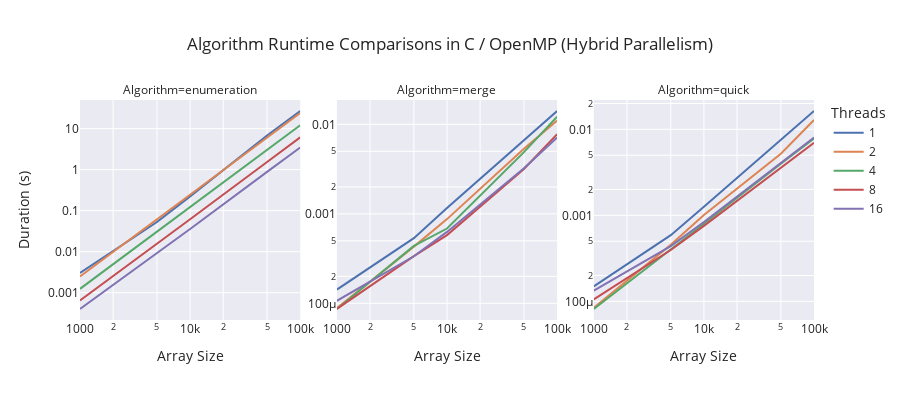
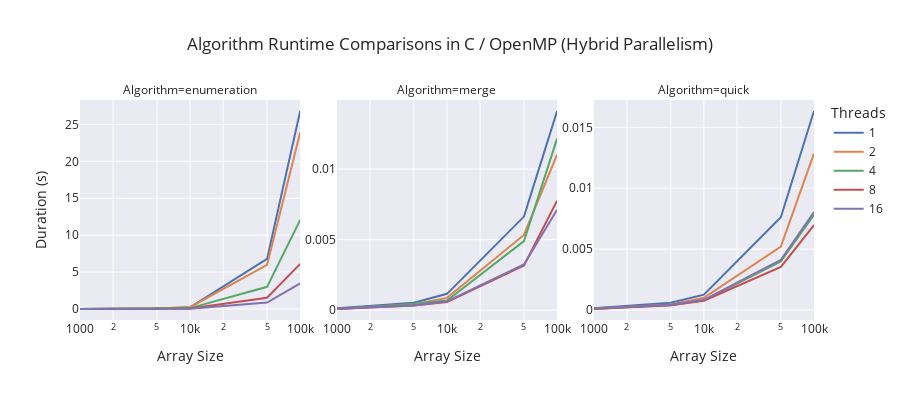
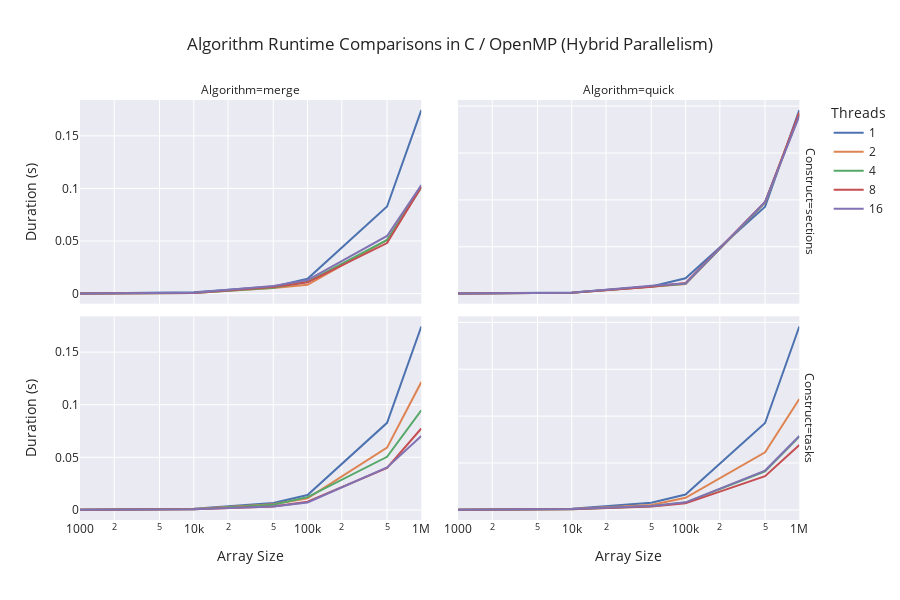

These figures' notebook cell, in order:
### Code cell
# log-log plot for all algorithms
fig = px.line(
    df.loc[
        (df['Construct'] != 'sections') &
        (df['Size'] <= 100000)
    ],
    x='Size', y='Duration', color='Threads',
    facet_col='Algorithm', facet_col_wrap=3,
    facet_col_spacing=0.05,
    template='seaborn',
    log_x=True,
    log_y=True,
    title=f'Algorithm Runtime Comparisons in C / OpenMP ({if_cutoff})',
    height=400,
    labels={
        "Duration": "Duration (s)",
        "Size": "Array Size",
     },
)

fig.update_yaxes(matches=None)
fig.update_yaxes(showticklabels=True, col=2) # assuming second facet
fig.update_yaxes(showticklabels=True, col=3) # assuming third facet
fig.show()

# log-linear plot for all algorithms
fig = px.line(
    df.loc[
        (df['Construct'] != 'sections') &
        (df['Size'] <= 100000)
    ],
    x='Size', y='Duration', color='Threads',
    facet_col='Algorithm', facet_col_wrap=3,
    facet_col_spacing=0.05,
    template='seaborn',
    log_x=True,
#     log_y=True,
    title=f'Algorithm Runtime Comparisons in C / OpenMP ({if_cutoff})',
    height=400,
    labels={
        "Duration": "Duration (s)",
        "Size": "Array Size",
     },
)

# plots for sections/tasks for quick/merge sort
fig.update_yaxes(matches=None)
fig.update_yaxes(showticklabels=True, col=2) # assuming second facet
fig.update_yaxes(showticklabels=True, col=3) # assuming third facet
fig.show()

fig = px.line(
    df.loc[df.Algorithm != 'enumeration'],
    x='Size', y='Duration', color='Threads',
    facet_col='Algorithm', facet_col_wrap=2,
    facet_col_spacing=0.05,
    facet_row='Construct',
    template='seaborn',
    log_x=True,
#     log_y=True,
    title=f'Algorithm Runtime Comparisons in C / OpenMP ({if_cutoff})',
    height=600,
    labels={
        "Duration": "Duration (s)",
        "Size": "Array Size",
     },
)

fig.update_yaxes(matches=None)
# fig.update_yaxes(showticklabels=True, col=2) # assuming second facet
fig.show()

### Figure 1 — Plotly figure (JSON) as saved in the notebook; plotly's stock layout.template omitted (floating-point values rounded to 4 significant figures)
{"data": [{"hovertemplate": "Threads=1<br>Algorithm=enumeration<br>Array Size=%{x}<br>Duration (s)=%{y}<extra></extra>", "legendgroup": "1", "line": {"color": "rgb(76,114,176)", "dash": "solid"}, "mode": "lines", "name": "1", "orientation": "v", "showlegend": true, "type": "scatter", "x": [1000, 5000, 10000, 50000, 100000], "xaxis": "x", "y": [0.003027, 0.05277, 0.2223, 6.792, 26.83], "yaxis": "y"}, {"hovertemplate": "Threads=1<br>Algorithm=merge<br>Array Size=%{x}<br>Duration (s)=%{y}<extra></extra>", "legendgroup": "1", "line": {"color": "rgb(76,114,176)", "dash": "solid"}, "mode": "lines", "name": "1", "orientation": "v", "showlegend": false, "type": "scatter", "x": [1000, 5000, 10000, 50000, 100000], "xaxis": "x2", "y": [0.0001424, 0.0005351, 0.00116, 0.006633, 0.01411], "yaxis": "y2"}, {"hovertemplate": "Threads=1<br>Algorithm=quick<br>Array Size=%{x}<br>Duration (s)=%{y}<extra></extra>", "legendgroup": "1", "line": {"color": "rgb(76,114,176)", "dash": "solid"}, "mode": "lines", "name": "1", "orientation": "v", "showlegend": false, "type": "scatter", "x": [1000, 5000, 10000, 50000, 100000], "xaxis": "x3", "y": [0.0001493, 0.0005887, 0.001257, 0.007615, 0.01635], "yaxis": "y3"}, {"hovertemplate": "Threads=2<br>Algorithm=enumeration<br>Array Size=%{x}<br>Duration (s)=%{y}<extra></extra>", "legendgroup": "2", "line": {"color": "rgb(221,132,82)", "dash": "solid"}, "mode": "lines", "name": "2", "orientation": "v", "showlegend": true, "type": "scatter", "x": [1000, 5000, 10000, 50000, 100000], "xaxis": "x", "y": [0.002467, 0.06016, 0.2401, 5.973, 23.93], "yaxis": "y"}, {"hovertemplate": "Threads=2<br>Algorithm=merge<br>Array Size=%{x}<br>Duration (s)=%{y}<extra></extra>", "legendgroup": "2", "line": {"color": "rgb(221,132,82)", "dash": "solid"}, "mode": "lines", "name": "2", "orientation": "v", "showlegend": false, "type": "scatter", "x": [1000, 5000, 10000, 50000, 100000], "xaxis": "x2", "y": [8.816e-05, 0.0004303, 0.0008731, 0.005333, 0.01102], "yaxis": "y2"}, {"hovertemplate": "Threads=2<br>Algorithm=quick<br>Array Size=%{x}<br>Duration (s)=%{y}<extra></extra>", "legendgroup": "2", "line": {"color": "rgb(221,132,82)", "dash": "solid"}, "mode": "lines", "name": "2", "orientation": "v", "showlegend": false, "type": "scatter", "x": [1000, 5000, 10000, 50000, 100000], "xaxis": "x3", "y": [8.404e-05, 0.0004543, 0.001008, 0.00521, 0.01286], "yaxis": "y3"}, {"hovertemplate": "Threads=4<br>Algorithm=enumeration<br>Array Size=%{x}<br>Duration (s)=%{y}<extra></extra>", "legendgroup": "4", "line": {"color": "rgb(85,168,104)", "dash": "solid"}, "mode": "lines", "name": "4", "orientation": "v", "showlegend": true, "type": "scatter", "x": [1000, 5000, 10000, 50000, 100000], "xaxis": "x", "y": [0.001239, 0.03018, 0.1216, 3.006, 12.06], "yaxis": "y"}, {"hovertemplate": "Threads=4<br>Algorithm=merge<br>Array Size=%{x}<br>Duration (s)=%{y}<extra></extra>", "legendgroup": "4", "line": {"color": "rgb(85,168,104)", "dash": "solid"}, "mode": "lines", "name": "4", "orientation": "v", "showlegend": false, "type": "scatter", "x": [1000, 5000, 10000, 50000, 100000], "xaxis": "x2", "y": [8.636e-05, 0.000438, 0.0006853, 0.004892, 0.01216], "yaxis": "y2"}, {"hovertemplate": "Threads=4<br>Algorithm=quick<br>Array Size=%{x}<br>Duration (s)=%{y}<extra></extra>", "legendgroup": "4", "line": {"color": "rgb(85,168,104)", "dash": "solid"}, "mode": "lines", "name": "4", "orientation": "v", "showlegend": false, "type": "scatter", "x": [1000, 5000, 10000, 50000, 100000], "xaxis": "x3", "y": [8.154e-05, 0.0003962, 0.0007983, 0.003991, 0.007813], "yaxis": "y3"}, {"hovertemplate": "Threads=8<br>Algorithm=enumeration<br>Array Size=%{x}<br>Duration (s)=%{y}<extra></extra>", "legendgroup": "8", "line": {"color": "rgb(196,78,82)", "dash": "solid"}, "mode": "lines", "name": "8", "orientation": "v", "showlegend": true, "type": "scatter", "x": [1000, 5000, 10000, 50000, 100000], "xaxis": "x", "y": [0.0006445, 0.01538, 0.0614, 1.532, 6.116], "yaxis": "y"}, {"hovertemplate": "Threads=8<br>Algorithm=merge<br>Array Size=%{x}<br>Duration (s)=%{y}<extra></extra>", "legendgroup": "8", "line": {"color": "rgb(196,78,82)", "dash": "solid"}, "mode": "lines", "name": "8", "orientation": "v", "showlegend": false, "type": "scatter", "x": [1000, 5000, 10000, 50000, 100000], "xaxis": "x2", "y": [8.667e-05, 0.0003371, 0.0005787, 0.003167, 0.007759], "yaxis": "y2"}, {"hovertemplate": "Threads=8<br>Algorithm=quick<br>Array Size=%{x}<br>Duration (s)=%{y}<extra></extra>", "legendgroup": "8", "line": {"color": "rgb(196,78,82)", "dash": "solid"}, "mode": "lines", "name": "8", "orientation": "v", "showlegend": false, "type": "scatter", "x": [1000, 5000, 10000, 50000, 100000], "xaxis": "x3", "y": [0.0001054, 0.0003957, 0.0007558, 0.00354, 0.006974], "yaxis": "y3"}, {"hovertemplate": "Threads=16<br>Algorithm=enumeration<br>Array Size=%{x}<br>Duration (s)=%{y}<extra></extra>", "legendgroup": "16", "line": {"color": "rgb(129,114,179)", "dash": "solid"}, "mode": "lines", "name": "16", "orientation": "v", "showlegend": true, "type": "scatter", "x": [1000, 5000, 10000, 50000, 100000], "xaxis": "x", "y": [0.0003995, 0.008908, 0.03554, 0.8777, 3.459], "yaxis": "y"}, {"hovertemplate": "Threads=16<br>Algorithm=merge<br>Array Size=%{x}<br>Duration (s)=%{y}<extra></extra>", "legendgroup": "16", "line": {"color": "rgb(129,114,179)", "dash": "solid"}, "mode": "lines", "name": "16", "orientation": "v", "showlegend": false, "type": "scatter", "x": [1000, 5000, 10000, 50000, 100000], "xaxis": "x2", "y": [0.0001067, 0.0003355, 0.0006278, 0.003238, 0.007116], "yaxis": "y2"}, {"hovertemplate": "Threads=16<br>Algorithm=quick<br>Array Size=%{x}<br>Duration (s)=%{y}<extra></extra>", "legendgroup": "16", "line": {"color": "rgb(129,114,179)", "dash": "solid"}, "mode": "lines", "name": "16", "orientation": "v", "showlegend": false, "type": "scatter", "x": [1000, 5000, 10000, 50000, 100000], "xaxis": "x3", "y": [0.000133, 0.000439, 0.0008376, 0.004121, 0.008051], "yaxis": "y3"}], "layout": {"annotations": [{"font": {}, "showarrow": false, "text": "Algorithm=enumeration", "x": 0.15, "xanchor": "center", "xref": "paper", "y": 1, "yanchor": "bottom", "yref": "paper"}, {"font": {}, "showarrow": false, "text": "Algorithm=merge", "x": 0.5, "xanchor": "center", "xref": "paper", "y": 1, "yanchor": "bottom", "yref": "paper"}, {"font": {}, "showarrow": false, "text": "Algorithm=quick", "x": 0.85, "xanchor": "center", "xref": "paper", "y": 1, "yanchor": "bottom", "yref": "paper"}], "height": 400, "legend": {"title": {"text": "Threads"}, "tracegroupgap": 0}, "title": {"text": "Algorithm Runtime Comparisons in C / OpenMP (Hybrid Parallelism)"}, "xaxis": {"anchor": "y", "domain": [0, 0.3], "title": {"text": "Array Size"}, "type": "log"}, "xaxis2": {"anchor": "y2", "domain": [0.35, 0.65], "matches": "x", "title": {"text": "Array Size"}, "type": "log"}, "xaxis3": {"anchor": "y3", "domain": [0.7, 1], "matches": "x", "title": {"text": "Array Size"}, "type": "log"}, "yaxis": {"anchor": "x", "domain": [0, 1], "title": {"text": "Duration (s)"}, "type": "log"}, "yaxis2": {"anchor": "x2", "domain": [0, 1], "showticklabels": true, "type": "log"}, "yaxis3": {"anchor": "x3", "domain": [0, 1], "showticklabels": true, "type": "log"}}}

### Figure 2 — Plotly figure (JSON) as saved in the notebook; plotly's stock layout.template omitted (floating-point values rounded to 4 significant figures)
{"data": [{"hovertemplate": "Threads=1<br>Algorithm=enumeration<br>Array Size=%{x}<br>Duration (s)=%{y}<extra></extra>", "legendgroup": "1", "line": {"color": "rgb(76,114,176)", "dash": "solid"}, "mode": "lines", "name": "1", "orientation": "v", "showlegend": true, "type": "scatter", "x": [1000, 5000, 10000, 50000, 100000], "xaxis": "x", "y": [0.003027, 0.05277, 0.2223, 6.792, 26.83], "yaxis": "y"}, {"hovertemplate": "Threads=1<br>Algorithm=merge<br>Array Size=%{x}<br>Duration (s)=%{y}<extra></extra>", "legendgroup": "1", "line": {"color": "rgb(76,114,176)", "dash": "solid"}, "mode": "lines", "name": "1", "orientation": "v", "showlegend": false, "type": "scatter", "x": [1000, 5000, 10000, 50000, 100000], "xaxis": "x2", "y": [0.0001424, 0.0005351, 0.00116, 0.006633, 0.01411], "yaxis": "y2"}, {"hovertemplate": "Threads=1<br>Algorithm=quick<br>Array Size=%{x}<br>Duration (s)=%{y}<extra></extra>", "legendgroup": "1", "line": {"color": "rgb(76,114,176)", "dash": "solid"}, "mode": "lines", "name": "1", "orientation": "v", "showlegend": false, "type": "scatter", "x": [1000, 5000, 10000, 50000, 100000], "xaxis": "x3", "y": [0.0001493, 0.0005887, 0.001257, 0.007615, 0.01635], "yaxis": "y3"}, {"hovertemplate": "Threads=2<br>Algorithm=enumeration<br>Array Size=%{x}<br>Duration (s)=%{y}<extra></extra>", "legendgroup": "2", "line": {"color": "rgb(221,132,82)", "dash": "solid"}, "mode": "lines", "name": "2", "orientation": "v", "showlegend": true, "type": "scatter", "x": [1000, 5000, 10000, 50000, 100000], "xaxis": "x", "y": [0.002467, 0.06016, 0.2401, 5.973, 23.93], "yaxis": "y"}, {"hovertemplate": "Threads=2<br>Algorithm=merge<br>Array Size=%{x}<br>Duration (s)=%{y}<extra></extra>", "legendgroup": "2", "line": {"color": "rgb(221,132,82)", "dash": "solid"}, "mode": "lines", "name": "2", "orientation": "v", "showlegend": false, "type": "scatter", "x": [1000, 5000, 10000, 50000, 100000], "xaxis": "x2", "y": [8.816e-05, 0.0004303, 0.0008731, 0.005333, 0.01102], "yaxis": "y2"}, {"hovertemplate": "Threads=2<br>Algorithm=quick<br>Array Size=%{x}<br>Duration (s)=%{y}<extra></extra>", "legendgroup": "2", "line": {"color": "rgb(221,132,82)", "dash": "solid"}, "mode": "lines", "name": "2", "orientation": "v", "showlegend": false, "type": "scatter", "x": [1000, 5000, 10000, 50000, 100000], "xaxis": "x3", "y": [8.404e-05, 0.0004543, 0.001008, 0.00521, 0.01286], "yaxis": "y3"}, {"hovertemplate": "Threads=4<br>Algorithm=enumeration<br>Array Size=%{x}<br>Duration (s)=%{y}<extra></extra>", "legendgroup": "4", "line": {"color": "rgb(85,168,104)", "dash": "solid"}, "mode": "lines", "name": "4", "orientation": "v", "showlegend": true, "type": "scatter", "x": [1000, 5000, 10000, 50000, 100000], "xaxis": "x", "y": [0.001239, 0.03018, 0.1216, 3.006, 12.06], "yaxis": "y"}, {"hovertemplate": "Threads=4<br>Algorithm=merge<br>Array Size=%{x}<br>Duration (s)=%{y}<extra></extra>", "legendgroup": "4", "line": {"color": "rgb(85,168,104)", "dash": "solid"}, "mode": "lines", "name": "4", "orientation": "v", "showlegend": false, "type": "scatter", "x": [1000, 5000, 10000, 50000, 100000], "xaxis": "x2", "y": [8.636e-05, 0.000438, 0.0006853, 0.004892, 0.01216], "yaxis": "y2"}, {"hovertemplate": "Threads=4<br>Algorithm=quick<br>Array Size=%{x}<br>Duration (s)=%{y}<extra></extra>", "legendgroup": "4", "line": {"color": "rgb(85,168,104)", "dash": "solid"}, "mode": "lines", "name": "4", "orientation": "v", "showlegend": false, "type": "scatter", "x": [1000, 5000, 10000, 50000, 100000], "xaxis": "x3", "y": [8.154e-05, 0.0003962, 0.0007983, 0.003991, 0.007813], "yaxis": "y3"}, {"hovertemplate": "Threads=8<br>Algorithm=enumeration<br>Array Size=%{x}<br>Duration (s)=%{y}<extra></extra>", "legendgroup": "8", "line": {"color": "rgb(196,78,82)", "dash": "solid"}, "mode": "lines", "name": "8", "orientation": "v", "showlegend": true, "type": "scatter", "x": [1000, 5000, 10000, 50000, 100000], "xaxis": "x", "y": [0.0006445, 0.01538, 0.0614, 1.532, 6.116], "yaxis": "y"}, {"hovertemplate": "Threads=8<br>Algorithm=merge<br>Array Size=%{x}<br>Duration (s)=%{y}<extra></extra>", "legendgroup": "8", "line": {"color": "rgb(196,78,82)", "dash": "solid"}, "mode": "lines", "name": "8", "orientation": "v", "showlegend": false, "type": "scatter", "x": [1000, 5000, 10000, 50000, 100000], "xaxis": "x2", "y": [8.667e-05, 0.0003371, 0.0005787, 0.003167, 0.007759], "yaxis": "y2"}, {"hovertemplate": "Threads=8<br>Algorithm=quick<br>Array Size=%{x}<br>Duration (s)=%{y}<extra></extra>", "legendgroup": "8", "line": {"color": "rgb(196,78,82)", "dash": "solid"}, "mode": "lines", "name": "8", "orientation": "v", "showlegend": false, "type": "scatter", "x": [1000, 5000, 10000, 50000, 100000], "xaxis": "x3", "y": [0.0001054, 0.0003957, 0.0007558, 0.00354, 0.006974], "yaxis": "y3"}, {"hovertemplate": "Threads=16<br>Algorithm=enumeration<br>Array Size=%{x}<br>Duration (s)=%{y}<extra></extra>", "legendgroup": "16", "line": {"color": "rgb(129,114,179)", "dash": "solid"}, "mode": "lines", "name": "16", "orientation": "v", "showlegend": true, "type": "scatter", "x": [1000, 5000, 10000, 50000, 100000], "xaxis": "x", "y": [0.0003995, 0.008908, 0.03554, 0.8777, 3.459], "yaxis": "y"}, {"hovertemplate": "Threads=16<br>Algorithm=merge<br>Array Size=%{x}<br>Duration (s)=%{y}<extra></extra>", "legendgroup": "16", "line": {"color": "rgb(129,114,179)", "dash": "solid"}, "mode": "lines", "name": "16", "orientation": "v", "showlegend": false, "type": "scatter", "x": [1000, 5000, 10000, 50000, 100000], "xaxis": "x2", "y": [0.0001067, 0.0003355, 0.0006278, 0.003238, 0.007116], "yaxis": "y2"}, {"hovertemplate": "Threads=16<br>Algorithm=quick<br>Array Size=%{x}<br>Duration (s)=%{y}<extra></extra>", "legendgroup": "16", "line": {"color": "rgb(129,114,179)", "dash": "solid"}, "mode": "lines", "name": "16", "orientation": "v", "showlegend": false, "type": "scatter", "x": [1000, 5000, 10000, 50000, 100000], "xaxis": "x3", "y": [0.000133, 0.000439, 0.0008376, 0.004121, 0.008051], "yaxis": "y3"}], "layout": {"annotations": [{"font": {}, "showarrow": false, "text": "Algorithm=enumeration", "x": 0.15, "xanchor": "center", "xref": "paper", "y": 1, "yanchor": "bottom", "yref": "paper"}, {"font": {}, "showarrow": false, "text": "Algorithm=merge", "x": 0.5, "xanchor": "center", "xref": "paper", "y": 1, "yanchor": "bottom", "yref": "paper"}, {"font": {}, "showarrow": false, "text": "Algorithm=quick", "x": 0.85, "xanchor": "center", "xref": "paper", "y": 1, "yanchor": "bottom", "yref": "paper"}], "height": 400, "legend": {"title": {"text": "Threads"}, "tracegroupgap": 0}, "title": {"text": "Algorithm Runtime Comparisons in C / OpenMP (Hybrid Parallelism)"}, "xaxis": {"anchor": "y", "domain": [0, 0.3], "title": {"text": "Array Size"}, "type": "log"}, "xaxis2": {"anchor": "y2", "domain": [0.35, 0.65], "matches": "x", "title": {"text": "Array Size"}, "type": "log"}, "xaxis3": {"anchor": "y3", "domain": [0.7, 1], "matches": "x", "title": {"text": "Array Size"}, "type": "log"}, "yaxis": {"anchor": "x", "domain": [0, 1], "title": {"text": "Duration (s)"}}, "yaxis2": {"anchor": "x2", "domain": [0, 1], "showticklabels": true}, "yaxis3": {"anchor": "x3", "domain": [0, 1], "showticklabels": true}}}

### Figure 3 — Plotly figure (JSON) as saved in the notebook; plotly's stock layout.template omitted (floating-point values rounded to 4 significant figures)
{"data": [{"hovertemplate": "Threads=1<br>Construct=sections<br>Algorithm=merge<br>Array Size=%{x}<br>Duration (s)=%{y}<extra></extra>", "legendgroup": "1", "line": {"color": "rgb(76,114,176)", "dash": "solid"}, "mode": "lines", "name": "1", "orientation": "v", "showlegend": true, "type": "scatter", "x": [1000, 5000, 10000, 50000, 100000, 500000, 1000000], "xaxis": "x3", "y": [0.0001424, 0.0005351, 0.00116, 0.006633, 0.01411, 0.0828, 0.1744], "yaxis": "y3"}, {"hovertemplate": "Threads=1<br>Construct=sections<br>Algorithm=quick<br>Array Size=%{x}<br>Duration (s)=%{y}<extra></extra>", "legendgroup": "1", "line": {"color": "rgb(76,114,176)", "dash": "solid"}, "mode": "lines", "name": "1", "orientation": "v", "showlegend": false, "type": "scatter", "x": [1000, 5000, 10000, 50000, 100000, 500000, 1000000], "xaxis": "x4", "y": [0.0001493, 0.0005887, 0.001257, 0.007615, 0.01635, 0.09269, 0.1957], "yaxis": "y4"}, {"hovertemplate": "Threads=1<br>Construct=tasks<br>Algorithm=merge<br>Array Size=%{x}<br>Duration (s)=%{y}<extra></extra>", "legendgroup": "1", "line": {"color": "rgb(76,114,176)", "dash": "solid"}, "mode": "lines", "name": "1", "orientation": "v", "showlegend": false, "type": "scatter", "x": [1000, 5000, 10000, 50000, 100000, 500000, 1000000], "xaxis": "x", "y": [0.0001424, 0.0005351, 0.00116, 0.006633, 0.01411, 0.0828, 0.1744], "yaxis": "y"}, {"hovertemplate": "Threads=1<br>Construct=tasks<br>Algorithm=quick<br>Array Size=%{x}<br>Duration (s)=%{y}<extra></extra>", "legendgroup": "1", "line": {"color": "rgb(76,114,176)", "dash": "solid"}, "mode": "lines", "name": "1", "orientation": "v", "showlegend": false, "type": "scatter", "x": [1000, 5000, 10000, 50000, 100000, 500000, 1000000], "xaxis": "x2", "y": [0.0001493, 0.0005887, 0.001257, 0.007615, 0.01635, 0.09269, 0.1957], "yaxis": "y2"}, {"hovertemplate": "Threads=2<br>Construct=sections<br>Algorithm=merge<br>Array Size=%{x}<br>Duration (s)=%{y}<extra></extra>", "legendgroup": "2", "line": {"color": "rgb(221,132,82)", "dash": "solid"}, "mode": "lines", "name": "2", "orientation": "v", "showlegend": true, "type": "scatter", "x": [1000, 5000, 10000, 50000, 100000, 500000, 1000000], "xaxis": "x3", "y": [5.484e-05, 0.0002984, 0.0006603, 0.005365, 0.008298, 0.05087, 0.1015], "yaxis": "y3"}, {"hovertemplate": "Threads=2<br>Construct=sections<br>Algorithm=quick<br>Array Size=%{x}<br>Duration (s)=%{y}<extra></extra>", "legendgroup": "2", "line": {"color": "rgb(221,132,82)", "dash": "solid"}, "mode": "lines", "name": "2", "orientation": "v", "showlegend": false, "type": "scatter", "x": [1000, 5000, 10000, 50000, 100000, 500000, 1000000], "xaxis": "x4", "y": [9.375e-05, 0.0005811, 0.0009239, 0.00729, 0.01031, 0.09719, 0.1912], "yaxis": "y4"}, {"hovertemplate": "Threads=2<br>Construct=tasks<br>Algorithm=merge<br>Array Size=%{x}<br>Duration (s)=%{y}<extra></extra>", "legendgroup": "2", "line": {"color": "rgb(221,132,82)", "dash": "solid"}, "mode": "lines", "name": "2", "orientation": "v", "showlegend": false, "type": "scatter", "x": [1000, 5000, 10000, 50000, 100000, 500000, 1000000], "xaxis": "x", "y": [8.816e-05, 0.0004303, 0.0008731, 0.005333, 0.01102, 0.05925, 0.1216], "yaxis": "y"}, {"hovertemplate": "Threads=2<br>Construct=tasks<br>Algorithm=quick<br>Array Size=%{x}<br>Duration (s)=%{y}<extra></extra>", "legendgroup": "2", "line": {"color": "rgb(221,132,82)", "dash": "solid"}, "mode": "lines", "name": "2", "orientation": "v", "showlegend": false, "type": "scatter", "x": [1000, 5000, 10000, 50000, 100000, 500000, 1000000], "xaxis": "x2", "y": [8.404e-05, 0.0004543, 0.001008, 0.00521, 0.01286, 0.06148, 0.1182], "yaxis": "y2"}, {"hovertemplate": "Threads=4<br>Construct=sections<br>Algorithm=merge<br>Array Size=%{x}<br>Duration (s)=%{y}<extra></extra>", "legendgroup": "4", "line": {"color": "rgb(85,168,104)", "dash": "solid"}, "mode": "lines", "name": "4", "orientation": "v", "showlegend": true, "type": "scatter", "x": [1000, 5000, 10000, 50000, 100000, 500000, 1000000], "xaxis": "x3", "y": [5.43e-05, 0.0003251, 0.0006554, 0.005543, 0.01114, 0.05095, 0.101], "yaxis": "y3"}, {"hovertemplate": "Threads=4<br>Construct=sections<br>Algorithm=quick<br>Array Size=%{x}<br>Duration (s)=%{y}<extra></extra>", "legendgroup": "4", "line": {"color": "rgb(85,168,104)", "dash": "solid"}, "mode": "lines", "name": "4", "orientation": "v", "showlegend": false, "type": "scatter", "x": [1000, 5000, 10000, 50000, 100000, 500000, 1000000], "xaxis": "x4", "y": [9.77e-05, 0.0006041, 0.0009409, 0.007454, 0.01039, 0.09711, 0.1915], "yaxis": "y4"}, {"hovertemplate": "Threads=4<br>Construct=tasks<br>Algorithm=merge<br>Array Size=%{x}<br>Duration (s)=%{y}<extra></extra>", "legendgroup": "4", "line": {"color": "rgb(85,168,104)", "dash": "solid"}, "mode": "lines", "name": "4", "orientation": "v", "showlegend": false, "type": "scatter", "x": [1000, 5000, 10000, 50000, 100000, 500000, 1000000], "xaxis": "x", "y": [8.636e-05, 0.000438, 0.0006853, 0.004892, 0.01216, 0.0505, 0.09469], "yaxis": "y"}, {"hovertemplate": "Threads=4<br>Construct=tasks<br>Algorithm=quick<br>Array Size=%{x}<br>Duration (s)=%{y}<extra></extra>", "legendgroup": "4", "line": {"color": "rgb(85,168,104)", "dash": "solid"}, "mode": "lines", "name": "4", "orientation": "v", "showlegend": false, "type": "scatter", "x": [1000, 5000, 10000, 50000, 100000, 500000, 1000000], "xaxis": "x2", "y": [8.154e-05, 0.0003962, 0.0007983, 0.003991, 0.007813, 0.04119, 0.07833], "yaxis": "y2"}, {"hovertemplate": "Threads=8<br>Construct=sections<br>Algorithm=merge<br>Array Size=%{x}<br>Duration (s)=%{y}<extra></extra>", "legendgroup": "8", "line": {"color": "rgb(196,78,82)", "dash": "solid"}, "mode": "lines", "name": "8", "orientation": "v", "showlegend": true, "type": "scatter", "x": [1000, 5000, 10000, 50000, 100000, 500000, 1000000], "xaxis": "x3", "y": [5.579e-05, 0.0003212, 0.0006572, 0.006214, 0.0107, 0.04801, 0.1015], "yaxis": "y3"}, {"hovertemplate": "Threads=8<br>Construct=sections<br>Algorithm=quick<br>Array Size=%{x}<br>Duration (s)=%{y}<extra></extra>", "legendgroup": "8", "line": {"color": "rgb(196,78,82)", "dash": "solid"}, "mode": "lines", "name": "8", "orientation": "v", "showlegend": false, "type": "scatter", "x": [1000, 5000, 10000, 50000, 100000, 500000, 1000000], "xaxis": "x4", "y": [9.453e-05, 0.0005976, 0.0009425, 0.007349, 0.01145, 0.09768, 0.1931], "yaxis": "y4"}, {"hovertemplate": "Threads=8<br>Construct=tasks<br>Algorithm=merge<br>Array Size=%{x}<br>Duration (s)=%{y}<extra></extra>", "legendgroup": "8", "line": {"color": "rgb(196,78,82)", "dash": "solid"}, "mode": "lines", "name": "8", "orientation": "v", "showlegend": false, "type": "scatter", "x": [1000, 5000, 10000, 50000, 100000, 500000, 1000000], "xaxis": "x", "y": [8.667e-05, 0.0003371, 0.0005787, 0.003167, 0.007759, 0.03995, 0.07746], "yaxis": "y"}, {"hovertemplate": "Threads=8<br>Construct=tasks<br>Algorithm=quick<br>Array Size=%{x}<br>Duration (s)=%{y}<extra></extra>", "legendgroup": "8", "line": {"color": "rgb(196,78,82)", "dash": "solid"}, "mode": "lines", "name": "8", "orientation": "v", "showlegend": false, "type": "scatter", "x": [1000, 5000, 10000, 50000, 100000, 500000, 1000000], "xaxis": "x2", "y": [0.0001054, 0.0003957, 0.0007558, 0.00354, 0.006974, 0.0359, 0.06922], "yaxis": "y2"}, {"hovertemplate": "Threads=16<br>Construct=sections<br>Algorithm=merge<br>Array Size=%{x}<br>Duration (s)=%{y}<extra></extra>", "legendgroup": "16", "line": {"color": "rgb(129,114,179)", "dash": "solid"}, "mode": "lines", "name": "16", "orientation": "v", "showlegend": true, "type": "scatter", "x": [1000, 5000, 10000, 50000, 100000, 500000, 1000000], "xaxis": "x3", "y": [7.41e-05, 0.0003714, 0.0007918, 0.00717, 0.01279, 0.05481, 0.1032], "yaxis": "y3"}, {"hovertemplate": "Threads=16<br>Construct=sections<br>Algorithm=quick<br>Array Size=%{x}<br>Duration (s)=%{y}<extra></extra>", "legendgroup": "16", "line": {"color": "rgb(129,114,179)", "dash": "solid"}, "mode": "lines", "name": "16", "orientation": "v", "showlegend": false, "type": "scatter", "x": [1000, 5000, 10000, 50000, 100000, 500000, 1000000], "xaxis": "x4", "y": [0.0001379, 0.0006268, 0.0009952, 0.008437, 0.01081, 0.09777, 0.1895], "yaxis": "y4"}, {"hovertemplate": "Threads=16<br>Construct=tasks<br>Algorithm=merge<br>Array Size=%{x}<br>Duration (s)=%{y}<extra></extra>", "legendgroup": "16", "line": {"color": "rgb(129,114,179)", "dash": "solid"}, "mode": "lines", "name": "16", "orientation": "v", "showlegend": false, "type": "scatter", "x": [1000, 5000, 10000, 50000, 100000, 500000, 1000000], "xaxis": "x", "y": [0.0001067, 0.0003355, 0.0006278, 0.003238, 0.007116, 0.04042, 0.07026], "yaxis": "y"}, {"hovertemplate": "Threads=16<br>Construct=tasks<br>Algorithm=quick<br>Array Size=%{x}<br>Duration (s)=%{y}<extra></extra>", "legendgroup": "16", "line": {"color": "rgb(129,114,179)", "dash": "solid"}, "mode": "lines", "name": "16", "orientation": "v", "showlegend": false, "type": "scatter", "x": [1000, 5000, 10000, 50000, 100000, 500000, 1000000], "xaxis": "x2", "y": [0.000133, 0.000439, 0.0008376, 0.004121, 0.008051, 0.04196, 0.07883], "yaxis": "y2"}], "layout": {"annotations": [{"font": {}, "showarrow": false, "text": "Algorithm=merge", "x": 0.2325, "xanchor": "center", "xref": "paper", "y": 1, "yanchor": "bottom", "yref": "paper"}, {"font": {}, "showarrow": false, "text": "Algorithm=quick", "x": 0.7475, "xanchor": "center", "xref": "paper", "y": 1, "yanchor": "bottom", "yref": "paper"}, {"font": {}, "showarrow": false, "text": "Construct=tasks", "textangle": 90, "x": 0.98, "xanchor": "left", "xref": "paper", "y": 0.2425, "yanchor": "middle", "yref": "paper"}, {"font": {}, "showarrow": false, "text": "Construct=sections", "textangle": 90, "x": 0.98, "xanchor": "left", "xref": "paper", "y": 0.7575, "yanchor": "middle", "yref": "paper"}], "height": 600, "legend": {"title": {"text": "Threads"}, "tracegroupgap": 0}, "title": {"text": "Algorithm Runtime Comparisons in C / OpenMP (Hybrid Parallelism)"}, "xaxis": {"anchor": "y", "domain": [0, 0.465], "title": {"text": "Array Size"}, "type": "log"}, "xaxis2": {"anchor": "y2", "domain": [0.515, 0.98], "matches": "x", "title": {"text": "Array Size"}, "type": "log"}, "xaxis3": {"anchor": "y3", "domain": [0, 0.465], "matches": "x", "showticklabels": false, "type": "log"}, "xaxis4": {"anchor": "y4", "domain": [0.515, 0.98], "matches": "x", "showticklabels": false, "type": "log"}, "yaxis": {"anchor": "x", "domain": [0, 0.485], "title": {"text": "Duration (s)"}}, "yaxis2": {"anchor": "x2", "domain": [0, 0.485], "showticklabels": false}, "yaxis3": {"anchor": "x3", "domain": [0.515, 1], "title": {"text": "Duration (s)"}}, "yaxis4": {"anchor": "x4", "domain": [0.515, 1], "showticklabels": false}}}
